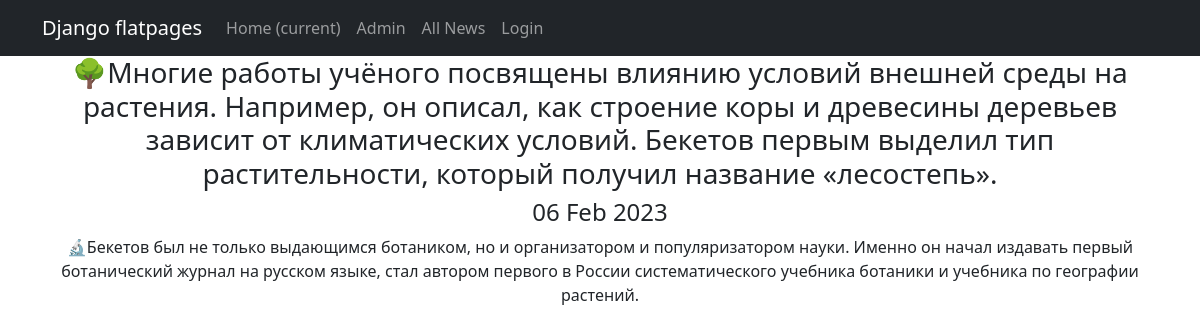
Page /news/77 on the committed database.
### news/models.py (models this page shows, shortened)
class Post(models.Model):
    author = models.ForeignKey(Author, on_delete=models.CASCADE) # связь «один ко многим» с моделью Author;
    position = models.CharField(max_length=255, choices=POSITION) # поле с выбором — «статья» или «новость»;
    time_in = models.DateTimeField(auto_now_add=True) # автоматически добавляемая дата и время создания;
    category = models.ManyToManyField(Category, through='PostCategory') # связь «многие ко многим» с моделью Category (с дополнительной моделью PostCategory);
    article = models.CharField(max_length=255)  # заголовок статьи/новости;
    text = models.TextField() # текст статьи/новости;
    rating = models.FloatField(default=0.0) # рейтинг статьи/новости.

### news/views.py (the view)
# urls.py: path('<int:pk>', cache_page(60*5)(PostDetail.as_view()), name='news'),  # добавим кэширование на детали товара. Раз в 5 минут товар будет записываться в кэш для экономии ресурсов.
class PostDetail(DetailView):
    model = Post
    template_name = 'news.html'
    context_object_name = 'news'

### news/templatetags/custom_filters.py (called while the page is built)
@register.filter()
def censor(value):
    try:
        if not isinstance(value, str):
            raise CensorException('Error')
        v = value
        for word in WORDS:
            if word in v:
                v = v.replace(word, f'{word[:1]}{len(word[1:])*"*"}')
            if word.capitalize() in v:
                v = v.replace(word.capitalize(), f'{word[:1].capitalize()}{len(word[1:])*"*"}')
        return v
    except CensorException as e:
        print(e)

### templates/news.html (shortened to what this page needs)
{% extends 'flatpages/default.html' %}
{% load custom_filters %}
{% block content %}
<h3>{{ news.article|censor }}</h3>
<h4>{{ news.time_in|date:'d M Y' }}</h4>
<p>{{ news.text|censor }}</p>
{% endblock content %}

### rows in the picture
Post: article|censor "🌳Многие работы учёного посвящены влиянию условий внешней среды на растения. Например, он описал, как строение коры и древесины деревьев зависит от климатических условий. Бекетов первым выделил тип растительности, который получил название «лесостепь».", time_in "06 Feb 2023", text|censor "🔬Бекетов был не только выдающимся ботаником, но и организатором и популяризатором науки. Именно он начал издавать первый ботанический журнал на русском языке, стал автором первого в России систематического учебника ботаники и учебника по географии растений."
